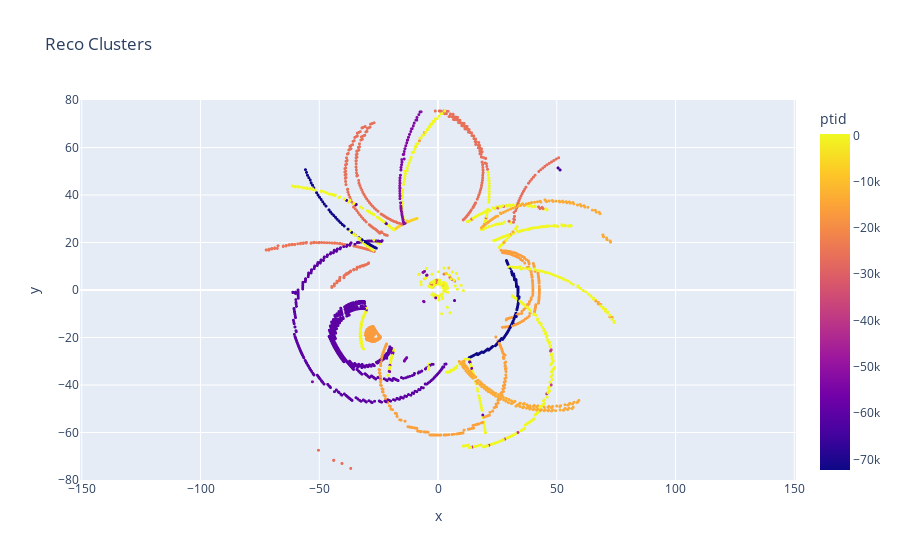
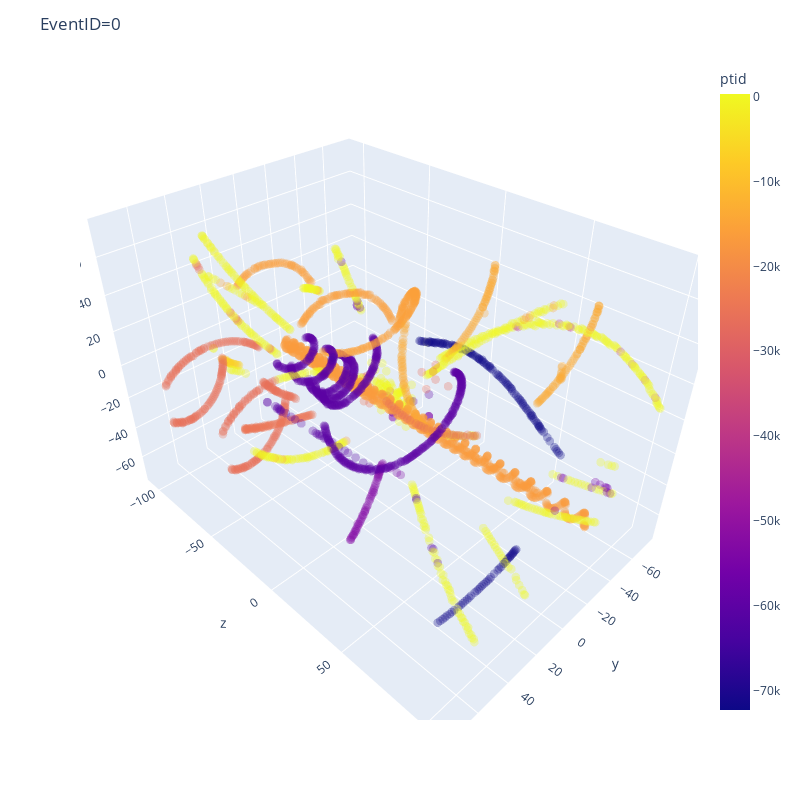

Write notebook code for charts like these, in order.
### Code cell
import uproot
import matplotlib.pyplot as plt
import numpy as np
import pandas as pd
import plotly.express as px

data_file = "../macro/testout.root"
# data_file = "macro/2025-03-25_pp-mode/testout.root"
event_id = 0  # pick different events
with uproot.open(data_file) as fp:
    print(list(fp['T;1'].keys()))
data = uproot.open(data_file)["T;1"]


def get_clusters(data, event_id):
    cid = data["reco_cluster_id"].array(library="np")[event_id]
    x = data["reco_cluster_x"].array(library="np")[event_id]
    y = data["reco_cluster_y"].array(library="np")[event_id]
    z = data["reco_cluster_z"].array(library="np")[event_id]
    detid = data["reco_cluster_detid"].array(library="np")[event_id]
    ptid = data["reco_cluster_g4hit_trkid"].array(library="np")[event_id]
    df = pd.DataFrame({"cid": cid, "x": x, "y": y, "z": z, "detid": detid, "ptid": ptid})
    return df

clusters = get_clusters(data, event_id)
cid_to_index = {cid: index for index, cid in enumerate(clusters['cid'])}
ptid_to_cids = clusters.groupby('ptid')['cid'].apply(list).to_dict()

print(f"Number of clusters: {len(clusters)}")
print(list(ptid_to_cids.items())[0])
for i in range(10):
    print(list(ptid_to_cids.items())[i])

clusters[clusters["ptid"] < 1e8]["ptid"].plot(kind="hist")

fig = px.scatter(
    clusters,
    x="x",
    y="y",
    color="ptid",
    title="Reco Clusters"
)
fig.update_layout(
    xaxis=dict(
        range=[-80, 80],
        gridcolor='lightgray',
        ),
    yaxis=dict(
        scaleanchor="x",
        scaleratio=1,
        range=[-80, 80],
        gridcolor='lightgray',
    ),
    paper_bgcolor='white',
    plot_bgcolor='white',
)
fig.update_traces(marker_size=3)
fig.show()

fig = px.scatter_3d(clusters, x='x', y='y', z='z', color='ptid', opacity=0.3)#, symbol='D')
fig.update_traces(marker_size=3)
fig.update_layout(title=f"event {event_id}", width=800, height=800)
camera = dict(
    up=dict(x=1, y=0, z=0),
    center=dict(x=0, y=0, z=0),
    eye=dict(x=1.25, y=1.25, z=1.25)
)
fig.update_layout(scene_camera=camera, title=f"EventID={event_id}")
fig.update_layout(legend_traceorder="normal")
fig.show()

### Figure 1 — Plotly figure (JSON) as saved in the notebook; plotly's stock layout.template omitted (floating-point values rounded to 4 significant figures; data arrays with more than 128 entries replaced by an {"elided": "..."} marker saying what was removed)
{"data": [{"hovertemplate": "x=%{x}<br>y=%{y}<br>ptid=%{marker.color}<extra></extra>", "legendgroup": "", "marker": {"color": {"elided": "3234 int values"}, "coloraxis": "coloraxis", "size": 3, "symbol": "circle"}, "mode": "markers", "name": "", "showlegend": false, "type": "scattergl", "x": {"elided": "3234 float values"}, "xaxis": "x", "y": {"elided": "3234 float values"}, "yaxis": "y"}], "layout": {"coloraxis": {"colorbar": {"title": {"text": "ptid"}}, "colorscale": [[0, "#0d0887"], [0.1111, "#46039f"], [0.2222, "#7201a8"], [0.3333, "#9c179e"], [0.4444, "#bd3786"], [0.5556, "#d8576b"], [0.6667, "#ed7953"], [0.7778, "#fb9f3a"], [0.8889, "#fdca26"], [1, "#f0f921"]]}, "legend": {"tracegroupgap": 0}, "title": {"text": "Reco Clusters"}, "xaxis": {"anchor": "y", "domain": [0, 1], "range": [-80, 80], "title": {"text": "x"}}, "yaxis": {"anchor": "x", "domain": [0, 1], "range": [-80, 80], "scaleanchor": "x", "scaleratio": 1, "title": {"text": "y"}}}}

### Figure 2 — Plotly figure (JSON) as saved in the notebook; plotly's stock layout.template omitted (floating-point values rounded to 4 significant figures; data arrays with more than 128 entries replaced by an {"elided": "..."} marker saying what was removed)
{"data": [{"hovertemplate": "x=%{x}<br>y=%{y}<br>z=%{z}<br>ptid=%{marker.color}<extra></extra>", "legendgroup": "", "marker": {"color": {"elided": "3234 int values"}, "coloraxis": "coloraxis", "opacity": 0.3, "size": 3, "symbol": "circle"}, "mode": "markers", "name": "", "scene": "scene", "showlegend": false, "type": "scatter3d", "x": {"elided": "3234 float values"}, "y": {"elided": "3234 float values"}, "z": {"elided": "3234 float values"}}], "layout": {"coloraxis": {"colorbar": {"title": {"text": "ptid"}}, "colorscale": [[0, "#0d0887"], [0.1111, "#46039f"], [0.2222, "#7201a8"], [0.3333, "#9c179e"], [0.4444, "#bd3786"], [0.5556, "#d8576b"], [0.6667, "#ed7953"], [0.7778, "#fb9f3a"], [0.8889, "#fdca26"], [1, "#f0f921"]]}, "height": 800, "legend": {"tracegroupgap": 0, "traceorder": "normal"}, "margin": {"t": 60}, "scene": {"camera": {"center": {"x": 0, "y": 0, "z": 0}, "eye": {"x": 1.25, "y": 1.25, "z": 1.25}, "up": {"x": 1, "y": 0, "z": 0}}, "domain": {"x": [0, 1], "y": [0, 1]}, "xaxis": {"title": {"text": "x"}}, "yaxis": {"title": {"text": "y"}}, "zaxis": {"title": {"text": "z"}}}, "title": {"text": "EventID=0"}, "width": 800}}
